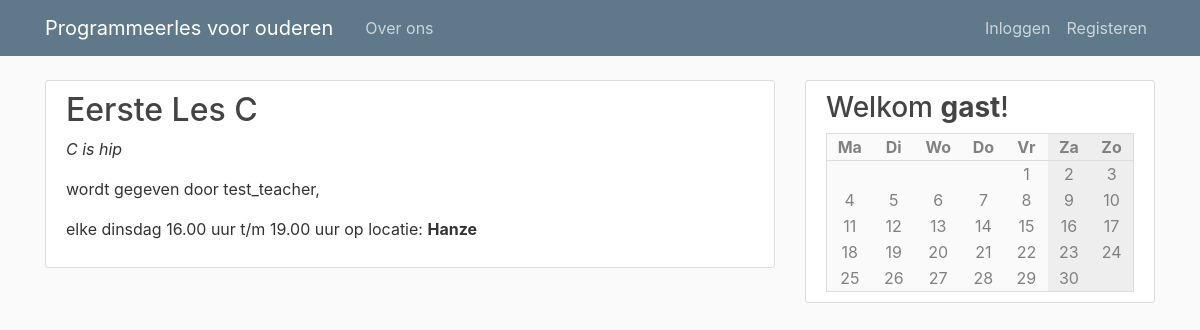
Before: / with the older database file.
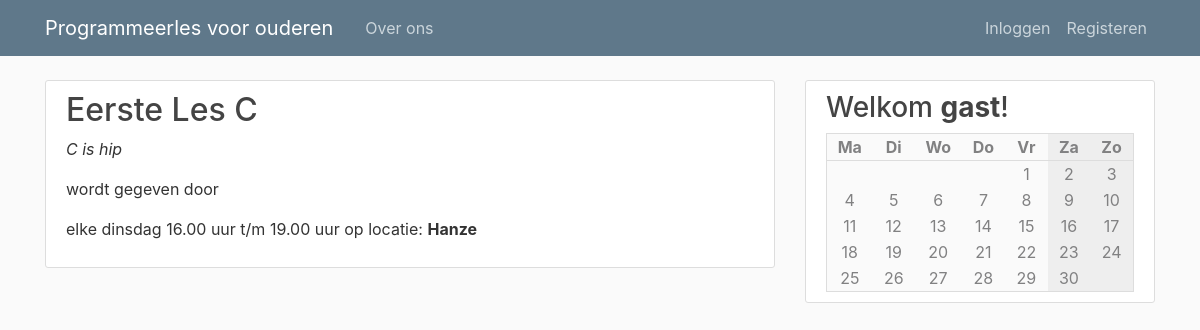
After: the same page with the newer database file.
### pgmles/models.py (models this page shows, shortened)
class Course(db.Model):
    id = db.Column(db.Integer, primary_key=True)
    name = db.Column(db.String(100), nullable=False)
    description = db.Column(db.Text, nullable=False)
    teacher_id = db.Column(db.Integer, db.ForeignKey('user.id'), nullable=False)
    weekday = db.Column(db.Integer, nullable=False)
    start = db.Column(db.String(10), nullable=False, default=datetime.utcnow)
    end = db.Column(db.String(10), nullable=False, default=datetime.utcnow)
    location = db.Column(db.String(120), nullable=False)

class User(db.Model, UserMixin):
    id = db.Column(db.Integer, primary_key=True)
    type = db.Column(db.String(6), nullable=False, default="client")
    username = db.Column(db.String(20), unique=True, nullable=False)
    email = db.Column(db.String(120), unique=True, nullable=False)
    image_file = db.Column(db.String(20), nullable=False, default='default.jpg')
    password = db.Column(db.String(60), nullable=False)

### pgmles/routes.py (the view)
@app.route("/")
def index():
    courses = Course.query.all()
    subscriptions = []
    teachers = User.query.filter_by(type='teacher')
    if current_user.is_authenticated:
        subscriptions = [ cm.course_id for cm in CourseMember.query.filter_by(user_id=current_user.id) ]
    return render_template('index.html', calendar=make_calendar(), courses=courses, subs=subscriptions, teachers=teachers)

### pgmles/routes.py (called while the page is built)
def make_calendar():
    weekdays = list(enumerate(['Ma', 'Di', 'Wo', 'Do', 'Vr', 'Za', 'Zo']))
    courses = [ None, None, None, None, None, None, None ]
    if current_user.is_authenticated:
        subscriptions = [ cm.course_id for cm in CourseMember.query.filter_by(user_id=current_user.id) ]
        courses = [ ' +\n'.join([ c.name for c in Course.query.filter_by(weekday=i) if c.id in subscriptions ]) for i in range(7) ]
    today = datetime.today()
    m = Month()
    rows = []
    for days in m.monthdayscalendar(today.year, today.month):
        rows.append([ (i, d, courses[i]) for i, d in enumerate(days) ])
    return { 'weekdays': weekdays, 'rows': rows }

### pgmles/templates/index.html (shortened to what this page needs)
{% extends "layout.html" %}
{% block content %}
    {% for course in courses %}
        <article class="media content-section">
          <div class="media-body">
            <h2><a class="article-title" href="{{url_for('course', course_id=course.id)}}">
              {{ course.name }}
            </a></h2>
            <p><i>{{ course.description }}</i></p>
            <p>wordt gegeven door {% for teacher in teachers if teacher.id == course.teacher_id %}{{ teacher.username  }},{% endfor %}</p>
            <p>elke {{ ['maandag', 'dinsdag', 'woensdag', 'donderdag', 'vrijdag', 'zaterdag', 'zondag'][course.weekday] }} {{ course.start }} uur t/m {{ course.end }} uur op locatie: <b>{{ course.location }}</b></p>
          </div>
        </article>
    {% endfor %}
{% endblock content %}

### pgmles/templates/layout.html (shortened to what this page needs)
<!DOCTYPE html>
<html>
<head>
    <link rel="stylesheet" href="https://maxcdn.bootstrapcdn.com/bootstrap/4.0.0/css/bootstrap.min.css">
    <link rel="stylesheet" type="text/css" href="{{ url_for('static', filename='main.css') }}">
</head>
<body>
    <header class="site-header">
      <nav class="navbar navbar-expand-md navbar-dark bg-steel fixed-top">
        <div class="container">
          <a class="navbar-brand mr-4" href="/">Programmeerles voor ouderen</a>
          <div class="collapse navbar-collapse" id="navbarToggle">
            <div class="navbar-nav mr-auto">
              <a class="nav-item nav-link" href="/about">Over ons</a>
            </div>
            <div class="navbar-nav">
              {% if current_user.is_authenticated %}
                <a class="nav-item nav-link" href="{{ url_for('account') }}">Profiel</a>
                <a class="nav-item nav-link" href="{{ url_for('logout') }}">Uitloggen</a>
              {% else %}
                <a class="nav-item nav-link" href="{{ url_for('login') }}">Inloggen</a>
                <a class="nav-item nav-link" href="{{ url_for('register') }}">Registeren</a>
              {% endif %}
            </div>
          </div>
        </div>
      </nav>
    </header>
    <main role="main" class="container">
      <div class="row">
        <div class="col-md-8">
          {% block content %}{% endblock %}
        </div>
        <div class="col-md-4">
          <div class="content-section">
            <h3>Welkom <b>{{ current_user.username if current_user.is_authenticated else 'gast' }}</b>!</h3>
            <table class='calendar'>
              <tr>
                {% for d, day in calendar['weekdays'] %}
                  <th class="{{ 'weekend' if d >= 5 }}">{{ day }}</th>
                {% endfor %}
              </tr>
              {% for row in calendar['rows'] %}
                <tr>
                  {% for d, day, course in row %}
                      <td class="{{ 'weekend' if d >= 5 }} {{ 'course' if course and day }}">
                        {{ day if day }}
                      </td>
                  {% endfor %}
                </tr>
             {% endfor %}
            </table>
          </div>
        </div>
      </div>
    </main>
</body>
</html>

### pgmles/static/main.css (style rules this page uses)
body { background: #fafafa; color: #333333; margin-top: 5rem; }
h1, h2, h3, h4, h5, h6 { color: #444444; }
.bg-steel { background-color: #5f788a; }
.site-header .navbar-nav .nav-link { color: #cbd5db; }
.content-section { background: #ffffff; padding: 10px 20px; border: 1px solid #dddddd; border-radius: 3px; margin-bottom: 20px; }
.article-title { color: #444444; }
.calendar { background-color: #fafafa; width: 100%; color: #818182; border: #dddddd solid 1px; }
.calendar .weekend { background-color: #eee; }
.calendar th { border-bottom: #ddd solid 1px; }
.calendar th, td { text-align: center; width: 100px; position: relative; }

Changed rows visible on the page:
removed User: username "test_teacher"
